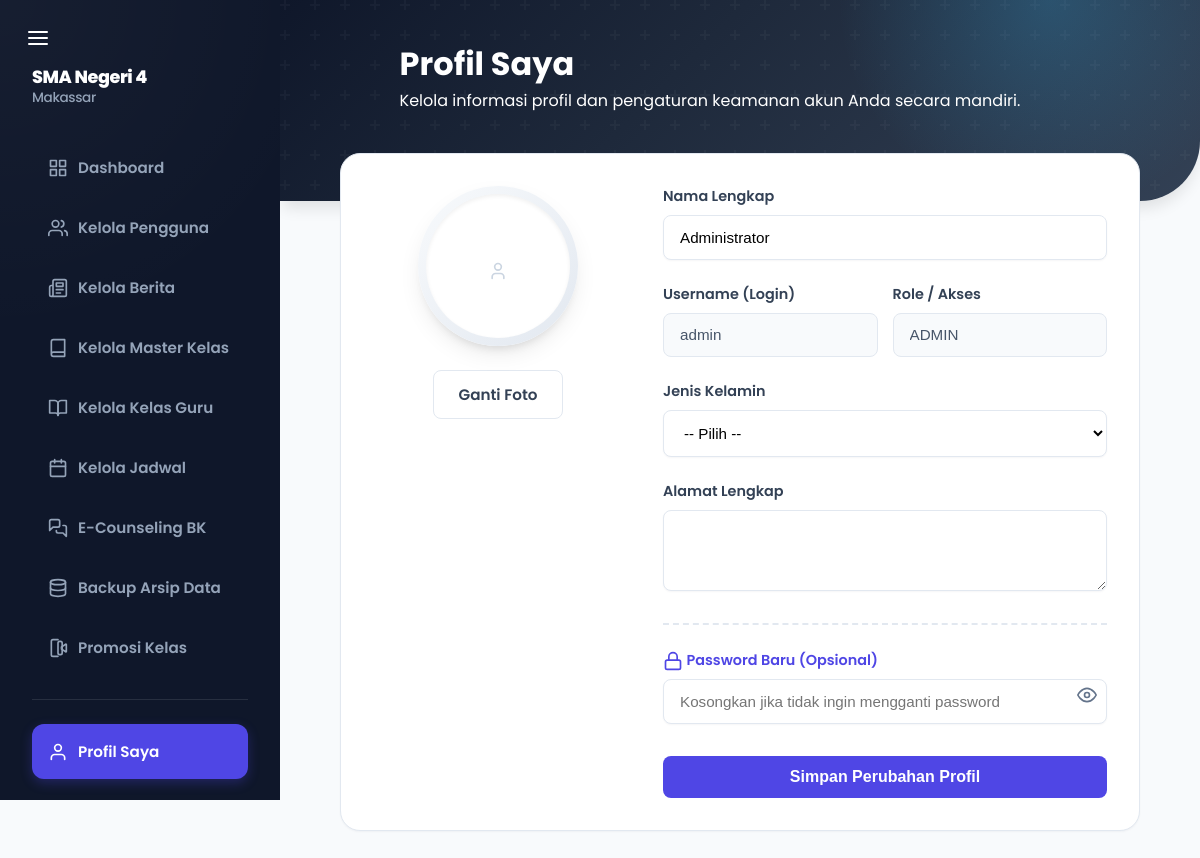
The page /src/profile.php (signed in) on the database its author committed.
### tables this page shows
CREATE TABLE `users` (
  `id` int NOT NULL,
  `username` varchar(50) NOT NULL,
  `password` varchar(255) NOT NULL,
  `full_name` varchar(100) NOT NULL,
  `role` enum('admin','guru','siswa','osis','kepsek','wakasek','bk') NOT NULL DEFAULT 'siswa',
  `created_at` timestamp NULL DEFAULT CURRENT_TIMESTAMP,
  `class_id` int DEFAULT NULL,
  `subject_id` int DEFAULT NULL,
  `photo_path` varchar(255) DEFAULT NULL,
  `gender` enum('L','P') DEFAULT NULL,
  `address` text,
  `status` enum('active','graduated','suspended') DEFAULT 'active',
  `nip` varchar(20) DEFAULT NULL,
  `nis` varchar(20) DEFAULT NULL,
  `password_changed` tinyint(1) DEFAULT '0'
);

### src/profile.php (the view, shortened to what this page needs)
<?php
require_once '../config/database.php';
$user_id = $_SESSION['user_id'];
$role = $_SESSION['role'];
$is_admin = ($role === 'admin');
$stmt = $pdo->prepare("
    SELECT users.*, classes.name as class_name, subjects.name as subject_name
    FROM users
    LEFT JOIN classes ON users.class_id = classes.id
    LEFT JOIN subjects ON users.subject_id = subjects.id
    WHERE users.id = ?
");
$stmt->execute([$user_id]);
$user = $stmt->fetch();
?>
<!DOCTYPE html>
<html lang="id">
<head>
    <link rel="stylesheet" href="/public/assets/css/style.css">
</head>
<body class="admin-full-layout">
<div class="app-container">
    <?php include 'templates/sidebar.php'; ?>
    <main class="main-content">
        <div class="dashboard-hero" data-lms-role="<?php echo $role; ?>">
            <div class="hero-content">
                <div class="hero-text-area">
                    <h1>Profil Saya</h1>
                    <p>Kelola informasi profil dan pengaturan keamanan akun Anda secara mandiri.</p>
                </div>
            </div>
        </div>
        <div class="content-overlap">
            <div class="container-fluid">
        <div>
            <div class="card" style="max-width: 800px; margin: 0 auto;">
            <form method="POST" enctype="multipart/form-data" class="profile-container">
                <div class="profile-sidebar">
                    <div class="photo-wrapper">
                        <div class="photo-inner">
                            <?php if ($user['photo_path']): ?>
                                <img src="/<?php echo $user['photo_path']; ?>" alt="Foto Profil">
                            <?php
else: ?>
                                <div class="placeholder"><svg width="20" height="20" viewBox="0 0 24 24" fill="none" stroke="currentColor" stroke-width="2" stroke-linecap="round" stroke-linejoin="round" style="display:inline-block; vertical-align:middle; line-height:1;"><path d="M19 21v-2a4 4 0 0 0-4-4H9a4 4 0 0 0-4 4v2"/><circle cx="12" cy="7" r="4"/></svg></div>
                            <?php
endif; ?>
                        </div>
                    </div>
                    <?php if ($is_admin): ?>
                    <label class="btn btn-secondary" style="cursor: pointer; display: inline-block;">
                        Ganti Foto
                    </label>
                    <?php
endif; ?>
                </div>
                <div class="profile-main">
                    <div class="form-group">
                        <label>Nama Lengkap</label>
                        <input type="text" name="full_name" value="<?php echo htmlspecialchars($user['full_name']); ?>"
                               <?php echo $is_admin ? 'required' : 'readonly class="readonly-input"'; ?>>
                    </div>
                    <div class="form-row">
                        <div class="form-group">
                            <label>Username (Login)</label>
                            <input type="text" value="<?php echo htmlspecialchars($user['username']); ?>" readonly class="readonly-input">
                        </div>
                        <div class="form-group">
                            <label>Role / Akses</label>
                            <input type="text" value="<?php echo strtoupper($user['role']); ?>" readonly class="readonly-input">
                        </div>
                    </div>
                    <div class="form-group">
                        <label>Jenis Kelamin</label>
                        <?php if ($is_admin): ?>
                            <select name="gender">
                                <option value="">-- Pilih --</option>
                            </select>
                        <?php
else: ?>
                             <input type="text" value="<?php echo($user['gender'] == 'L' ? 'Laki-laki' : ($user['gender'] == 'P' ? 'Perempuan' : '-')); ?>"
                                    readonly class="readonly-input">
                        <?php
endif; ?>
                    </div>
                    <div class="form-group">
                        <label>Alamat Lengkap</label>
                        <?php if ($is_admin): ?>
                            <textarea name="address" rows="3"><?php echo htmlspecialchars($user['address']); ?></textarea>
                        <?php
else: ?>
                            <textarea name="address" rows="3" readonly class="readonly-input"><?php echo htmlspecialchars($user['address']); ?></textarea>
                        <?php
endif; ?>
                    </div>
                    <hr style="margin: 25px 0; border: 0; border-top: 2px dashed #e2e8f0;">
                    <div class="form-group" style="position: relative;">
                        <label style="color: #4f46e5; font-weight: 600;"><svg width="20" height="20" viewBox="0 0 24 24" fill="none" stroke="currentColor" stroke-width="2" stroke-linecap="round" stroke-linejoin="round" style="display:inline-block; vertical-align:middle; line-height:1;"><rect x="3" y="11" width="18" height="11" rx="2" ry="2"/><path d="M7 11V7a5 5 0 0 1 10 0v4"/></svg> Password Baru (Opsional)</label>
                        <input type="password" id="newPasswordInput" name="new_password" placeholder="Kosongkan jika tidak ingin mengganti password" style="padding-right: 40px;">
                        <button type="button" onclick="togglePasswordInput('newPasswordInput', this)" style="position: absolute; right: 10px; top: 35px; background: none; border: none; cursor: pointer; color: #64748b; padding: 0;">
                            <svg xmlns="http://www.w3.org/2000/svg" width="20" height="20" viewBox="0 0 24 24" fill="none" stroke="currentColor" stroke-width="2" stroke-linecap="round" stroke-linejoin="round"><path d="M1 12s4-8 11-8 11 8 11 8-4 8-11 8-11-8-11-8z"/><circle cx="12" cy="12" r="3"/></svg>
                        </button>
                    </div>
                    <div style="margin-top: 2rem;">
                        <button type="submit" class="btn" style="width: 100%; padding: 12px; font-weight: 600; font-size: 1rem;"><i class="fas fa-save"></i> Simpan Perubahan Profil</button>
                    </div>
                </div>
            </form>
        </div>
        </div>
            </div>
        </div>
    </main>
</div>
</body>
</html>

### public/assets/css/style.css (style rules this page uses)
* { margin: 0; padding: 0; box-sizing: border-box; }
body { font-family: 'Poppins', sans-serif; background: var(--bg-body); color: var(--text-main); }
:root { --primary: #4f46e5; --primary-gradient: linear-gradient(135deg, #4f46e5 0%, #4338ca 100%); --primary-light: #e0e7ff; --bg-body: #f8fafc; --bg-sidebar: #0f172a; --text-main: #334155; --text-muted: #64748b; --border: #e2e8f0; --secondary: #1e293b; --danger: #ef4444; --success: #10b981; --warning: #f59e0b; --radius-sm: 8px; --radius-md: 12px; --radius-lg: 20px; --shadow-sm: 0 1px 2px rgba(15, 23, 42, 0.04); --shadow-md: 0 4px 6px -1px rgba(15, 23, 42, 0.06); --shadow-lg: 0 10px 15px -3px rgba(15, 23, 42, 0.08); --shadow-xl: 0 20px 25px -5px rgba(15, 23, 42, 0.1), 0 10px 10px -5px rgba(15, 23, 42, 0.04); }
.main-content { flex: 1; margin-left: 280px; padding: 3rem 4rem; width: auto; min-height: 100vh; transition: margin-left 0.3s cubic-bezier(0.4, 0, 0.2, 1); }
.dashboard-hero { background: linear-gradient(135deg, #0c4a6e 0%, #0369a1 40%, #0ea5e9 100%); color: white; margin: -3rem -4rem 3rem -4rem; padding: 2.5rem 4rem 5.5rem 5rem; width: calc(100% + 8rem); border-bottom-right-radius: 60px; position: relative; overflow: hidden; box-shadow: 0 10px 15px -3px rgba(0, 0, 0, 0.1); }
.dashboard-hero::before { content: ''; position: absolute; inset: 0; pointer-events: none; }
.dashboard-hero::after { content: ''; position: absolute; width: 500px; height: 500px; top: -250px; right: -100px; background: radial-gradient(circle, rgba(56, 189, 248, 0.25) 0%, transparent 60%); border-radius: 50%; pointer-events: none; }
html[data-lms-role="admin"] .dashboard-hero { background: linear-gradient(135deg, #0f172a 0%, #1e293b 42%, #334155 100%); }
html[data-lms-role="admin"] .dashboard-hero::after { background: radial-gradient(circle, rgba(56, 189, 248, 0.22) 0%, transparent 60%); }
.content-overlap { margin-top: -3rem; position: relative; z-index: 10; }
.admin-full-layout .main-content { padding: 0 !important; max-width: 100% !important; }
.admin-full-layout .dashboard-hero { margin: 0; width: 100%; padding: 2.5rem 3rem 5.5rem 5rem; border-radius: 0 0 60px 0; }
.admin-full-layout .content-overlap { padding: 0 3rem 3rem; }
.card { background: white; border-radius: var(--radius-lg); padding: 2rem; box-shadow: var(--shadow-sm); border: 1px solid var(--border); margin-bottom: 2rem; overflow-x: auto; }
.btn { display: inline-flex; align-items: center; justify-content: center; padding: 0.75rem 1.5rem; border-radius: 8px; font-weight: 600; text-decoration: none; background: var(--primary); color: white; border: none; cursor: pointer; transition: 0.1s; font-size: 0.95rem; }
.btn-secondary { background: white; border: 1px solid var(--border); color: var(--text-main); }
input, select, textarea { width: 100%; padding: 0.8rem 1rem; border-radius: 8px; border: 1px solid var(--border); background: #fff; font-size: 0.95rem; transition: 0.1s; box-shadow: var(--shadow-sm); }
.form-group { margin-bottom: 1.5rem; }
label { display: block; margin-bottom: 0.5rem; font-weight: 600; color: var(--text-main); font-size: 0.9rem; }
.hero-content { padding: 0 5%; max-width: 800px; z-index: 10; position: relative; }

### src/profile.php (style rules this page uses)
.profile-container { display: flex; flex-direction: column; gap: 2.5rem; }
@media (min-width: 768px) { .profile-container { flex-direction: row; align-items: flex-start; } }
.profile-sidebar { width: 100%; text-align: center; }
@media (min-width: 768px) { .profile-sidebar { width: 250px; flex-shrink: 0; } }
.profile-main { flex-grow: 1; width: 100%; }
.photo-wrapper { width: 160px; height: 160px; background: linear-gradient(135deg, #f8fafc 0%, #e2e8f0 100%); border-radius: 50%; padding: 8px; margin: 0 auto 1.5rem; box-shadow: 0 10px 25px -5px rgba(0, 0, 0, 0.1), 0 8px 10px -6px rgba(0, 0, 0, 0.1); position: relative; }
.photo-inner { width: 100%; height: 100%; border-radius: 50%; overflow: hidden; background: white; box-shadow: inset 0 2px 4px rgba(0,0,0,0.06); display: flex; align-items: center; justify-content: center; }
.photo-inner .placeholder { font-size: 4rem; color: #cbd5e1; }
.readonly-input { background-color: #f8fafc !important; border-color: #e2e8f0 !important; color: #475569 !important; font-weight: 500; cursor: default !important; box-shadow: none !important; }
.form-row { display: grid; grid-template-columns: 1fr; gap: 15px; }
@media (min-width: 600px) { .form-row { grid-template-columns: 1fr 1fr; } }

### rows shown on the page
users: full_name "Administrator", username "admin", role "ADMIN"
